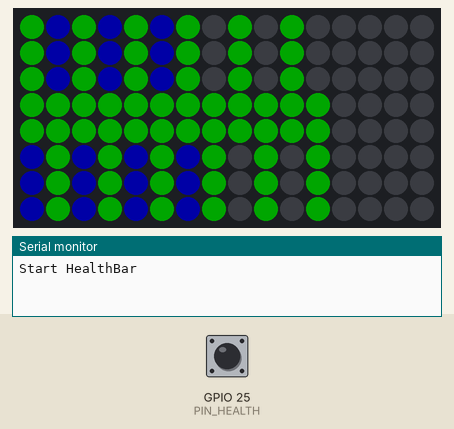
Recording of a sketch running on a simulated ESP32. On the bench: 16×8 RGB LED matrix (first LED top left, wired row by row), the last lines printed to the serial monitor. The test bench sets the inputs (shaded band); at power-on: GPIO 25 (PIN_HEALTH) LOW. Dim RGB values are drawn brighter than linear.

Above: at 1.2 s.
1.3 s: GPIO 25 (PIN_HEALTH) driven HIGH
At 2.5 s:
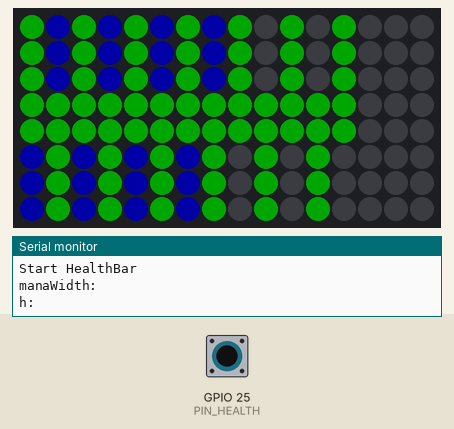
3.0 s: GPIO 25 (PIN_HEALTH) driven LOW
At 3.5 s:
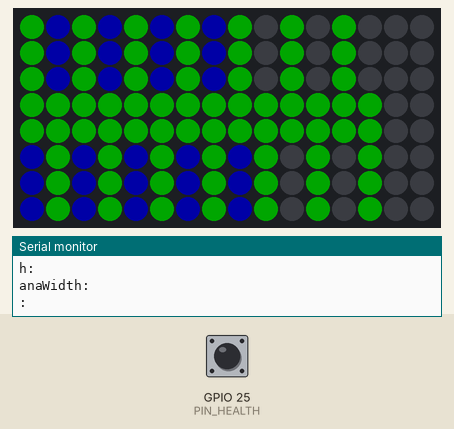
4.5 s: GPIO 25 (PIN_HEALTH) driven HIGH
At 5.7 s:
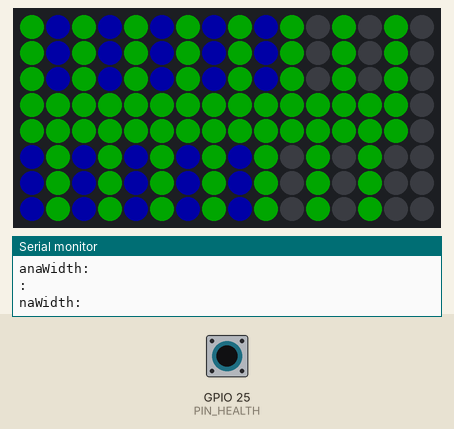
6.0 s: GPIO 25 (PIN_HEALTH) driven LOW
At 6.7 s:
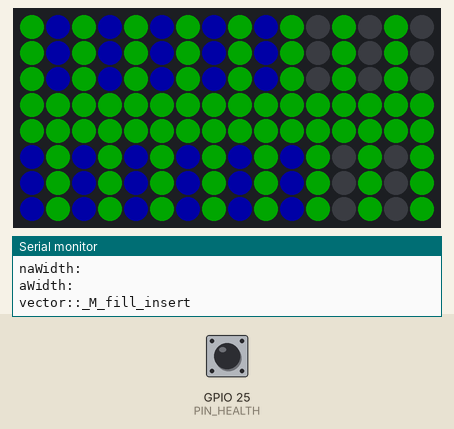
7.6 s: GPIO 25 (PIN_HEALTH) pulsed HIGH 5 times (0.12 s each, 0.3 s apart)
At 9.4 s:
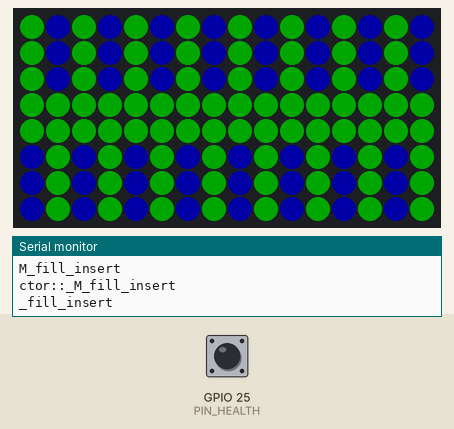
Timing chart, 0 to 10.9 s (numbered marks = the images above; inputs shaded):
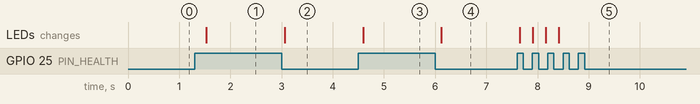

The sketch:

HealthBar.ino
```cpp
// Adafruit_NeoMatrix example for single NeoPixel Shield.
// Scrolls 'Howdy' across the matrix in a portrait (vertical) orientation.

#include <Adafruit_GFX.h>
#include <Adafruit_NeoMatrix.h>
#include <Adafruit_NeoPixel.h>
#ifndef PSTR
 #define PSTR // Make Arduino Due happy
#endif

#define DATA_PIN 13 // 6 for Arduino, 13 for ESP32 Dev Module
#define TILE_HEIGHT 8
#define TILE_WIDTH 8
#define NUM_TILES 2
#define BRIGHTNESS 40 // 40 be enough for most purposes
#define COLOR_RED 0
#define COLOR_GREEN 1
#define COLOR_BLUE 2

// Start of vars for buttontest
const byte LED_PIN_HEALTH = 12;
const byte LED_PIN_MANA = 14;
const byte  PIN_HEALTH = 25;  // input pin that the interruption will be attached to
const byte  PIN_MANA = 26;  // input pin that the interruption will be attached to
volatile byte healthState = LOW;  // variable that will be updated in the ISR
volatile byte manaState = LOW;  // variable that will be updated in the ISR
int healthWidth = 12;
int manaWidth = 7;
// End of vars for button test

// MATRIX DECLARATION:
// Parameter 1 = width of NeoPixel matrix
// Parameter 2 = height of matrix
// Parameter 3 = pin number (most are valid)
// Parameter 4 = matrix layout flags, add together as needed:
//   NEO_MATRIX_TOP, NEO_MATRIX_BOTTOM, NEO_MATRIX_LEFT, NEO_MATRIX_RIGHT:
//     Position of the FIRST LED in the matrix; pick two, e.g.
//     NEO_MATRIX_TOP + NEO_MATRIX_LEFT for the top-left corner.
//   NEO_MATRIX_ROWS, NEO_MATRIX_COLUMNS: LEDs are arranged in horizontal
//     rows or in vertical columns, respectively; pick one or the other.
//   NEO_MATRIX_PROGRESSIVE, NEO_MATRIX_ZIGZAG: all rows/columns proceed
//     in the same order, or alternate lines reverse direction; pick one.
//   See example below for these values in action.
// Parameter 5 = pixel type flags, add together as needed:
//   NEO_KHZ800  800 KHz bitstream (most NeoPixel products w/WS2812 LEDs)
//   NEO_KHZ400  400 KHz (classic 'v1' (not v2) FLORA pixels, WS2811 drivers)
//   NEO_GRB     Pixels are wired for GRB bitstream (most NeoPixel products)
//   NEO_GRBW    Pixels are wired for GRBW bitstream (RGB+W NeoPixel products)
//   NEO_RGB     Pixels are wired for RGB bitstream (v1 FLORA pixels, not v2)


// Example for NeoPixel Shield.  In this application we'd like to use it
// as a 5x8 tall matrix, with the USB port positioned at the top of the
// Arduino.  When held that way, the first pixel is at the top right, and
// lines are arranged in columns, progressive order.  The shield uses
// 800 KHz (v2) pixels that expect GRB color data.
Adafruit_NeoMatrix matrix = Adafruit_NeoMatrix(
  TILE_WIDTH * NUM_TILES, TILE_HEIGHT,
  DATA_PIN,
  NEO_MATRIX_TOP     + NEO_MATRIX_LEFT + // Originally NEO_MATRIX_TOP     + NEO_MATRIX_RIGHT
  NEO_MATRIX_COLUMNS + NEO_MATRIX_PROGRESSIVE,
  NEO_GRB            + NEO_KHZ800);

const uint16_t colors[] = {
  matrix.Color(255, 0, 0),    // Red
  matrix.Color(0, 255, 0),    // Green
  matrix.Color(0, 0, 255) };  // Blue

void setup() {

  Serial.begin(9600);
  Serial.println("Start HealthBar");

  matrix.begin();
  matrix.setTextWrap(false);
  matrix.setBrightness(BRIGHTNESS);
  matrix.setTextColor(colors[COLOR_BLUE]);

  // Button testing
  attachInterrupt(digitalPinToInterrupt(PIN_HEALTH), blink, CHANGE);
  //attachInterrupt(digitalPinToInterrupt(PIN_MANA), blink, CHANGE);
}


void blink() {
  healthState = !healthState;
  manaState = !manaState;

  healthWidth++;
  manaWidth++;
  Serial.println("healthWidth:" + healthWidth);
  Serial.println("manaWidth:" + manaWidth);
}
bool isOdd(int16_t n){
  return n % 2;
}

void drawCorrectPixel(int16_t x, int16_t y, uint16_t color){
    if(isOdd(x)) {
        matrix.drawPixel(x, y+(TILE_HEIGHT - 1) - 2*y, color);
    } else {
        matrix.drawPixel(x, y, color);
    }
}

void drawRectangle(int16_t topLeftX, int16_t topLeftY, int16_t width, int16_t height, int16_t color){
  for(int i=0 ; i<width ; i++){
    for(int j=0 ; j<height ; j++) {
      drawCorrectPixel(topLeftX + i, topLeftY + j, color);
    }
  }
}


void loop() {
  matrix.fillScreen(0);


  drawRectangle(0, 0, healthWidth, 5, colors[COLOR_GREEN]);


  drawRectangle(0, 5, manaWidth, 3, colors[COLOR_BLUE]);

  // Y OFFSET 4
  // drawCorrectPixel(0, 2, colors[COLOR_GREEN]);
  // drawCorrectPixel(1, 2, colors[COLOR_GREEN]);
  // drawCorrectPixel(2, 2, colors[COLOR_GREEN]);
  // drawCorrectPixel(3, 2, colors[COLOR_GREEN]);
  // drawCorrectPixel(4, 2, colors[COLOR_GREEN]);


  matrix.show();
  delay(250);
}
```

Measured:
- after the input at 1.3 s, the LEDs: change after 0.23 s (image 1)
- after the input at 3.0 s, the LEDs: change after 0.06 s (image 2)
- after the input at 4.5 s, the LEDs: change after 0.09 s (image 3)
- after the input at 6.0 s, the LEDs: change after 0.12 s (image 4)
- after the input at 7.6 s, the LEDs: first change after 0.05 s (image 5 shows a later state)
